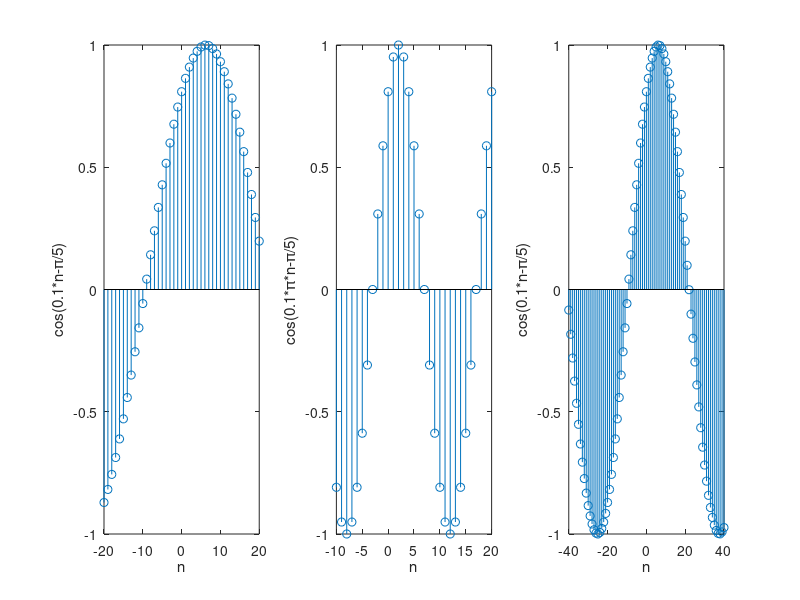

MATLAB code to generate this figure:
% ch02/tutorial_problem_5.m

figure();

n1 = (-20:20);
x1 = cos((0.1) .* n1 - pi / 5);

n3 = (-40:40);
x3 = cos((0.1) .* n3 - pi / 5);

n2 = (-10:20);
x2 = cos((0.1) * pi .* n2 - pi / 5);

subplot(131); stem(n1, x1); xlabel('n'); ylabel('cos(0.1*n-\pi/5)');

% Both plots look like periodic, though only x2 is really periodic,
% when x3 is not, as normalized frequency w0 / 2 * pi = 0.05 / pi
% is not from Z set.
subplot(132); stem(n2, x2); xlabel('n'); ylabel('cos(0.1*\pi*n-\pi/5)');
subplot(133); stem(n3, x3); xlabel('n'); ylabel('cos(0.1*n-\pi/5)');
